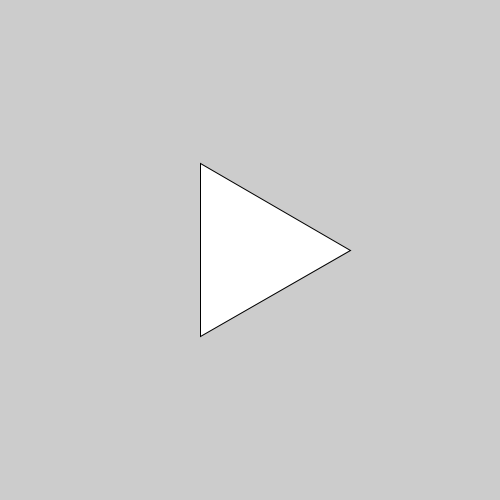
Frame 1 (no input)
Frame 60 (the mouse pressed at the canvas centre just before this capture): identical to frame 1, image omitted
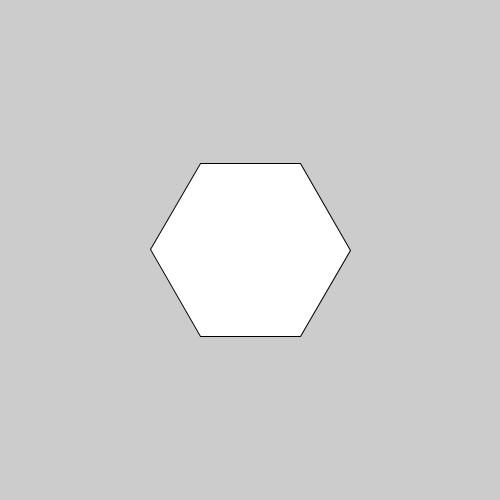
Frame 120 (the mouse held since frame 60 and released just before this capture)

The Processing sketch that drew these frames (run headless with seeded random() and noise(); from frame 60 on, the mouse is pressed at the canvas centre):

// Processing sketch: sketch_140906b_map_trig_shape
// ── sketch_140906b_map_trig_shape.pde
void setup(){
  size(500, 500);
}

void draw(){
  background(204);
  
  int n = (int) map(mouseX, 0, width, 3, 10);
  float angle = 0;
  float step = 2*PI / (float )n;
  int radius = 100;
  beginShape();
  for(int i=0; i<n; i++){
    float x = cos(angle) * radius;
    float y = sin(angle) * radius;
    
    vertex(width/2 + x, height/2+y);  
    angle += step;
  }
  endShape(CLOSE);
}
